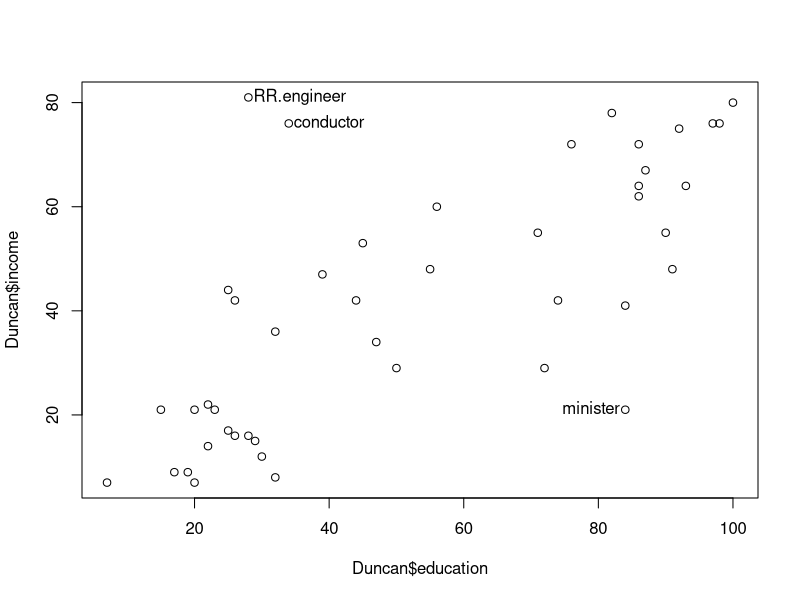
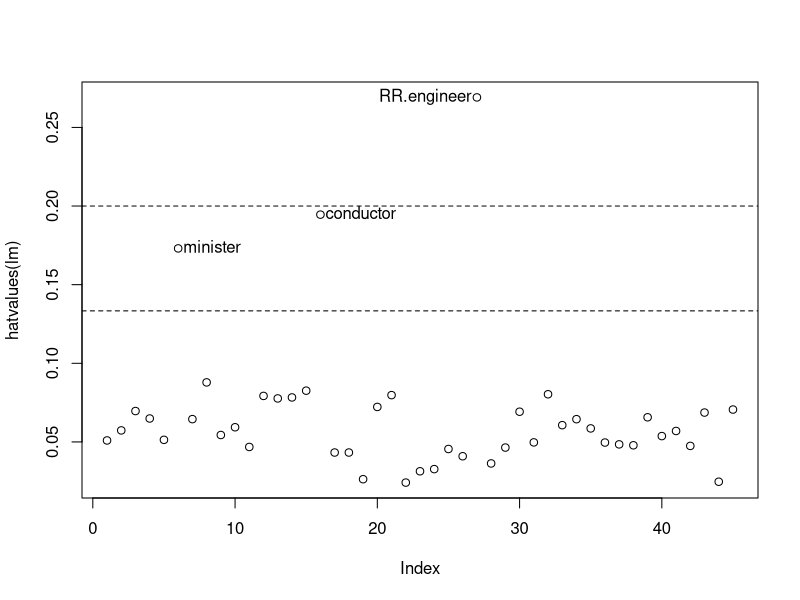
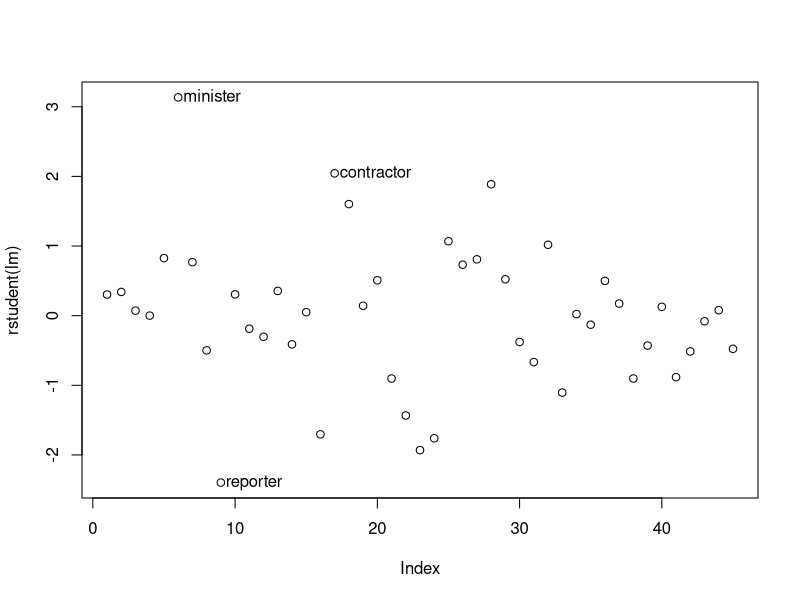
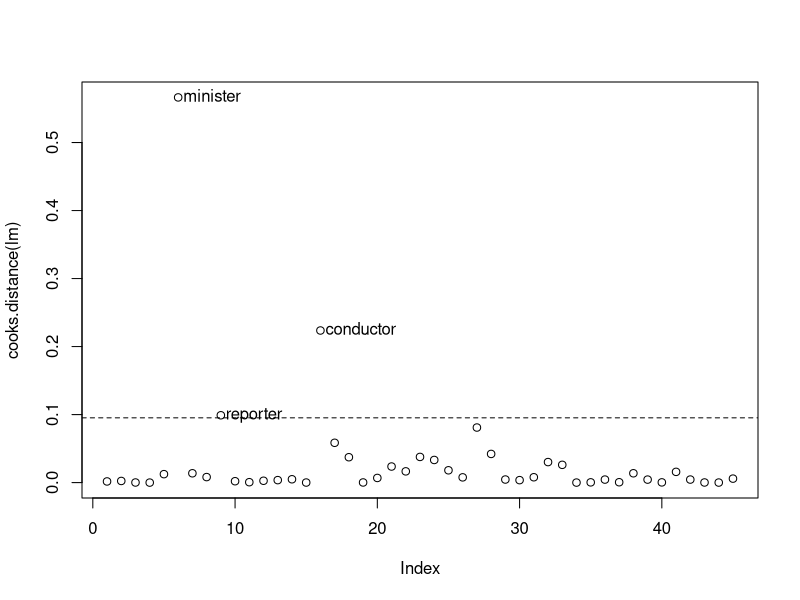
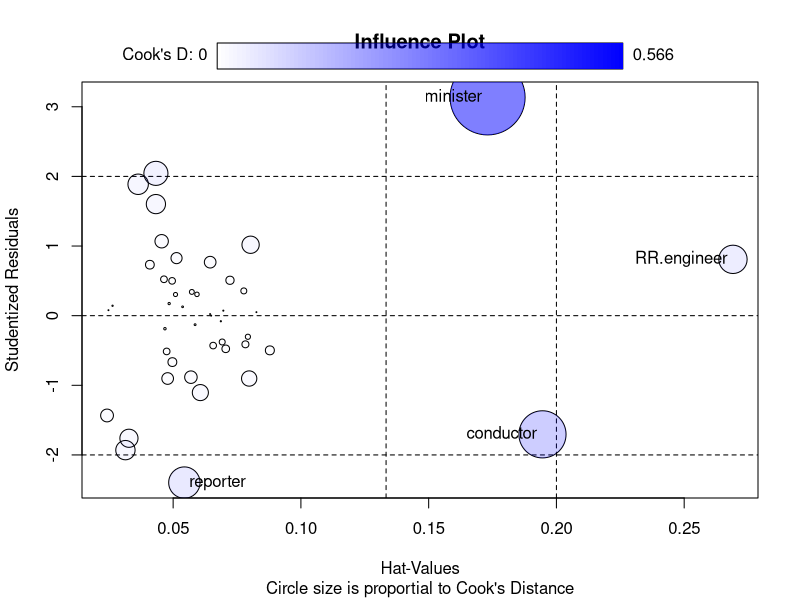
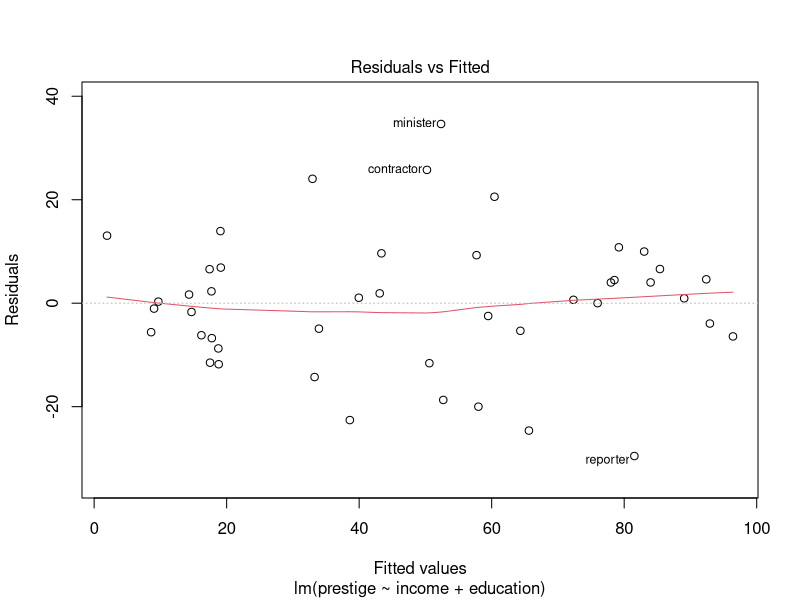
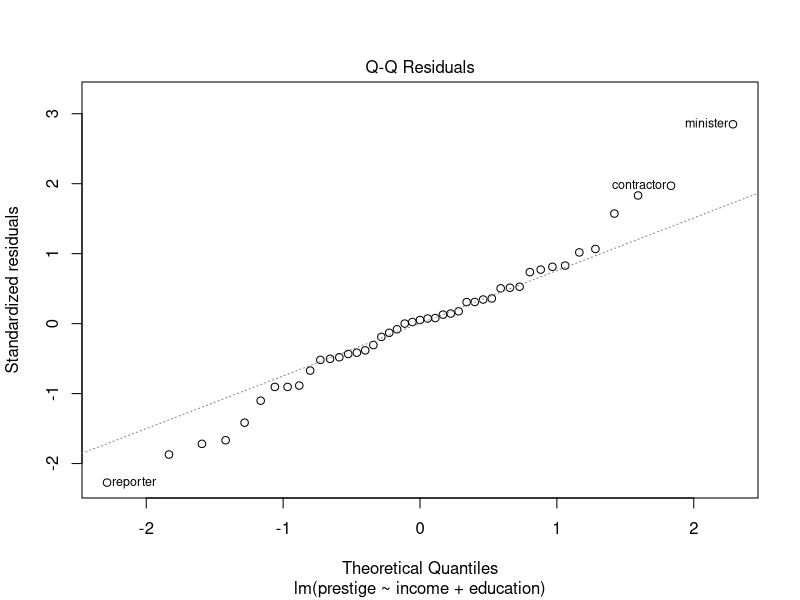
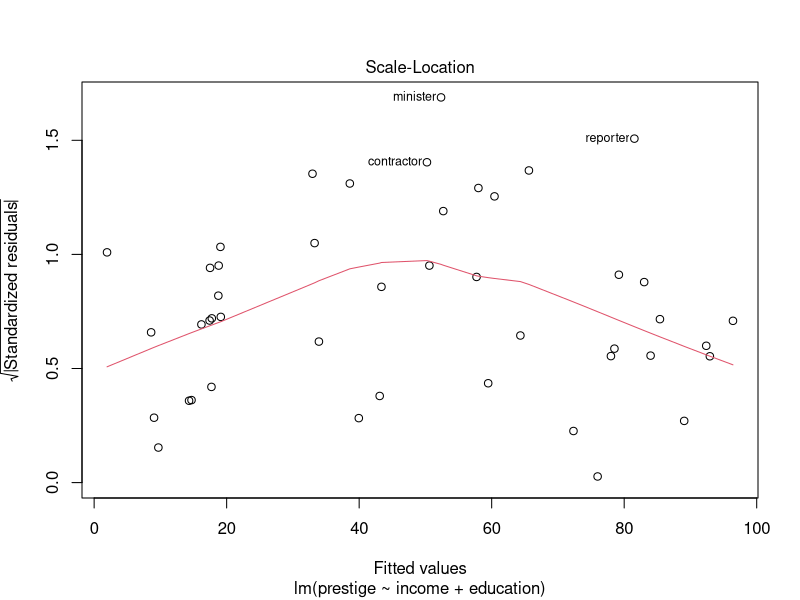

Write R code to recreate these figures, in order. (Note: this script raises an error after producing the figures.)
## ---- chunk 1
knitr::opts_chunk$set(echo = TRUE)
## ---- chunk 2
library(car)
library(carData)
## ---- chunk 3
lm <- lm(prestige ~ income + education, data = Duncan)
plot(Duncan$education, Duncan$income)
showLabels(
    Duncan$education,
    Duncan$income,
    n = 3,
    method = hatvalues(lm),
    labels = row.names(Duncan)
) # Show the label(name) of the top three hat values -- method = hatvalues()

hatvalues(lm)

plot(hatvalues(lm))

# Including two reference lines for the hat value:
# Here, hat_bar = (k + 1) / n
# And we're including the lines for 2 * hat_bar and 3 * hat_bar
abline(h = 2 * 3 / 45, lty = 2)
abline(h = 3 * 3 / 45, lty = 2)

# identify(1:45, hatvalues(lm),labels = row.names(Duncan))

showLabels(
    1:45,
    hatvalues(lm),
    n = 3,
    method = hatvalues(lm),
    labels = row.names(Duncan)
)
## ---- chunk 4
# Get the studentized residual using rstudent()
sort(rstudent(lm))
# Studentized residual has both negative and possible values
#    The reference value is |rstudent| > 2

# Run an outliertest
outlierTest(lm, row.names(Duncan))
# The output here shows the Bonferroni p-value, which is the corrected p-value
# to decide whether the outliers are extremely large outliers in the y
# direction.

plot(rstudent(lm))
showLabels(
    1:45,
    rstudent(lm),
    n = 3,
    method = abs(rstudent(lm)),
    labels = row.names(Duncan)
)
## ---- chunk 5
influence.measures(lm)
# Varous measures for outliers – dfbetas, dffit, cook's distance, hat values

# dffit – difference in fitted y-values with and without the observation
# `accountant`
## ---- chunk 6
plot(cooks.distance(lm))

# Cook's distance reference line: 4 / (n - k - 1)
# So for here, it will be 4/45 - 2 - 1 = 4/42
abline(h = 4 / 42, lty = 2)
showLabels(
    x = 1:45,
    y = cooks.distance(lm),
    n = 3,
    method = cooks.distance(lm),
    labels = row.names(Duncan)
)
## ---- chunk 7
influencePlot(
    lm,
    main = "Influence Plot",
    sub = "Circle size is proportial to Cook's Distance"
)
## ---- chunk 8
# Diagnose your linear model by using a plot!
lm <- lm(prestige ~ income + education, data = Duncan)
plot(lm)
## ---- chunk 9
lm <- lm(prestige ~ income + education, data = Duncan) # The full model.

# Avplot automatically creates the partial regression plot of a certain variable
# without one having to fit two regression models, get the residuals, and plot
# it.
avPlot(lm, "income", id = TRUE) # So this is the partial regression plot of the
#                                   income variable.

# When using showLabels, make id = FALSE
avPlot(lm, "income", id = FALSE)
showLabels(
    lm1$residuals,
    lm$residuals,
    n = 2,
    method = cooks.distance(lm)
)


avPlots(lm) # default method is the absolute value of studentized residuals
